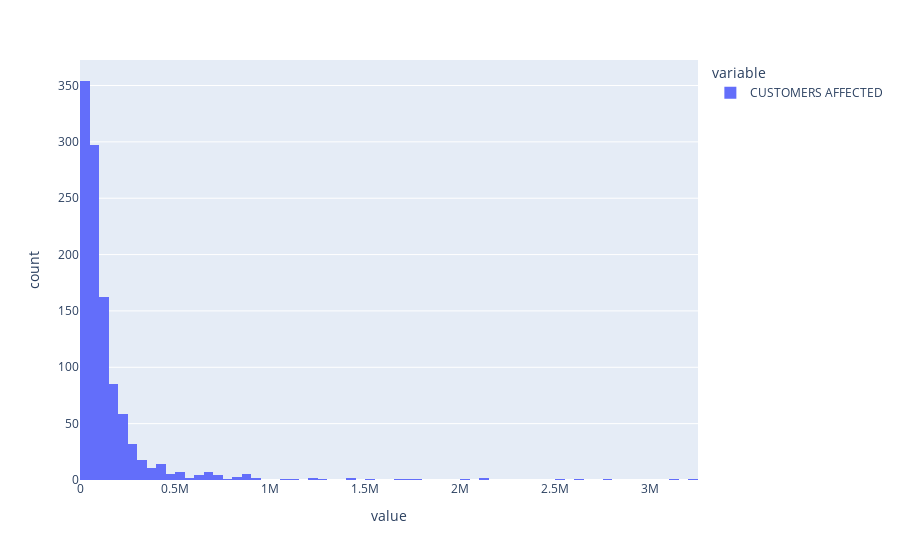

Notebook code cell kept with this figure:
### Markdown cell above
##### Customers Affected
Something I might use later on as another measure of severity is how many people were affected by the outage. Let's see the distribution for this.

### Code cell
px.histogram(df['CUSTOMERS AFFECTED'][df['CUSTOMERS AFFECTED'] >= 0]) # Dropping NaNs

### Figure 1 — Plotly figure (JSON) as saved in the notebook; plotly's stock layout.template omitted (floating-point values rounded to 4 significant figures; data arrays with more than 128 entries replaced by an {"elided": "..."} marker saying what was removed)
{"data": [{"alignmentgroup": "True", "bingroup": "x", "hovertemplate": "variable=CUSTOMERS AFFECTED<br>value=%{x}<br>count=%{y}<extra></extra>", "legendgroup": "CUSTOMERS AFFECTED", "marker": {"color": "#636efa", "pattern": {"shape": ""}}, "name": "CUSTOMERS AFFECTED", "offsetgroup": "CUSTOMERS AFFECTED", "orientation": "v", "showlegend": true, "type": "histogram", "x": {"elided": "1091 int values"}, "xaxis": "x", "yaxis": "y"}], "layout": {"barmode": "relative", "legend": {"title": {"text": "variable"}, "tracegroupgap": 0}, "margin": {"t": 60}, "xaxis": {"anchor": "y", "domain": [0, 1], "title": {"text": "value"}}, "yaxis": {"anchor": "x", "domain": [0, 1], "title": {"text": "count"}}}}
